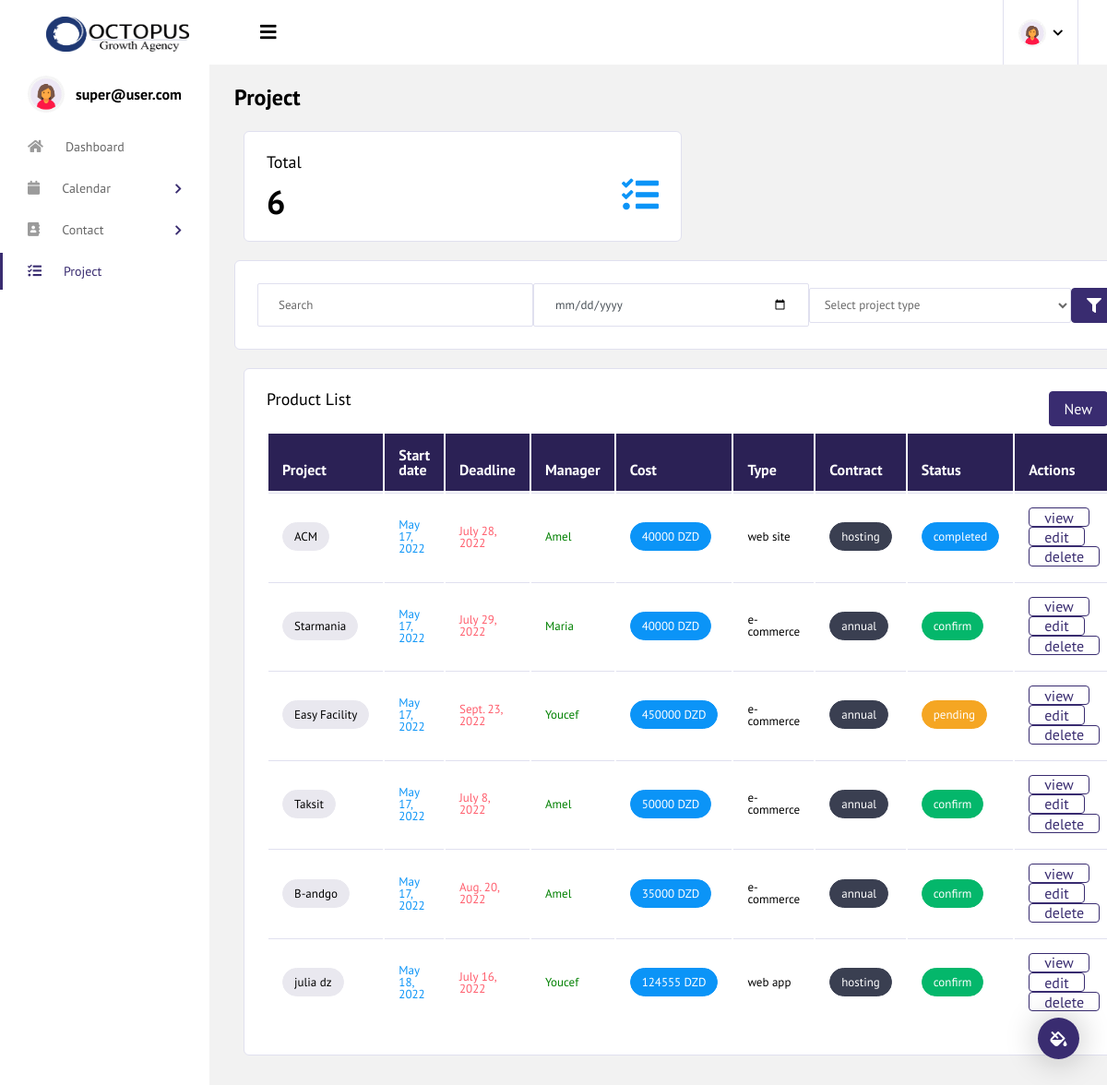
The app's page /project/projectlist (signed in), older data.
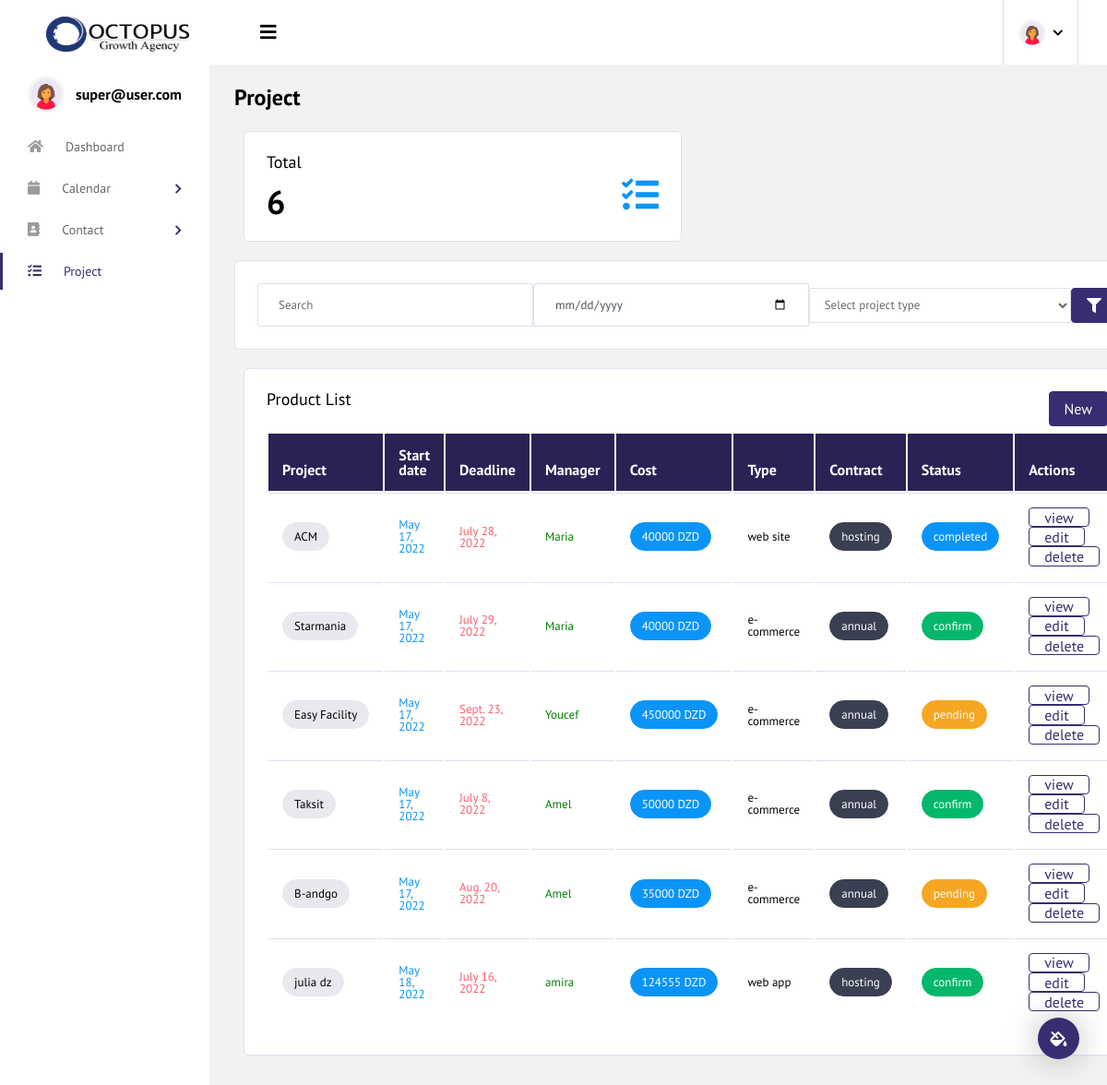
The same page, newer data.
### project/models.py (models this page shows, shortened)
class Project (models.Model):
    name                    = models.CharField(max_length=254, blank=True)
    company                 = models.ForeignKey(Company, blank=True, null=True, on_delete=models.CASCADE)
    manager                 = models.ForeignKey(Employee, blank=True, null=True, on_delete=models.CASCADE)
    started_date            = models.DateField(blank=True, null=True)
    deadline                = models.DateField(blank=True, null=True)
    project_type            = models.CharField(choices=PROJECT_TYPE_CHOICES, max_length=2, blank=True, null=True)
    contract                = models.CharField(choices=CONTRACT_TYPE_CHOICES, max_length=2, blank=True, null=True)
    contract_expiration     = models.DateField(blank=True, null=True)
    cost                    = models.DecimalField(max_digits=20 , decimal_places=0, blank=True, null=True)
    status                  = models.CharField(choices=STATUS_TYPE_CHOICES, max_length=2, blank=True, null=True)
    description             = tinymce_models.HTMLField( blank=True, null=True)

### contact/models.py (models this page shows, shortened)
class Employee(models.Model):
    name         = models.CharField(max_length=254)
    company      = models.ForeignKey(Company, blank=True, null=True, on_delete=models.CASCADE)
    decision     = models.CharField(choices=DECISION_TYPE_CHOICES, max_length=2, blank=True, null=True)
    mobile       = models.CharField(max_length=13, blank=True, null=True)
    email        = models.EmailField(max_length=254, blank=True, null=True)
    address      = models.CharField(max_length=250, blank=True, null=True)
    source       = models.CharField( max_length=250, blank=True, null=True)
    project_type = models.CharField(choices=PROJECT_TYPE_CHOICES, max_length=2, blank=True, null=True)
    collab_start = models.DateField(blank=True, null=True)
    created      = models.DateField(auto_now=True)
    updated      = models.DateField(auto_now_add=True)
    def __str__(self):
        return self.name

### project/views.py (the view)
# urls.py: path('projectlist', login_required(ProjectListView.as_view()), name='projectlist'),
class ProjectListView(RedirectPermissionRequiredMixin,ListView):
    template_name= "project_list.html"
    model = Project
    permission_required= 'project.view_project'
    def get_context_data(self, **kwargs):
        context = super(ProjectListView, self).get_context_data(**kwargs)
        context["project_count"] =Project.objects.all().count()
        filters=ProjectFilter(self.request.GET, queryset=Project.objects.all())
        context["projects"] = filters.qs
        return context

### project/templates/project_list.html (shortened to what the changed rows need)
{% extends "base.html" %}
{% load static %}
{% block content %}
<div class="content-wrapper">
    <div class="col-md-6 grid-margin">
        <div class="card">
            <div class="card-body">
                <div class="d-flex justify-content-between align-items-center">
                    <div class="d-inline-block pt-3">
                        <div class="d-md-flex">
                            <h2 class="mb-0">{{ project_count }} </h2>
                        </div>
                    </div>
                </div>
            </div>
        </div>
    </div>
<div class="col-lg-12 grid-margin stretch-card">
    <div class="card">
        <div class="card-body">
            <a href="{% url 'project:addproject' %}" > <button type="submit" class="btn btn-primary mr-2" style="float:right;"> New</button><a>
          <div class="row">
            <div class="col-12">
              <div class="table-responsive">
                <div id="order-listing_wrapper" class="dataTables_wrapper container-fluid dt-bootstrap4 no-footer">
                    <div class="row">
                            <div class="row">
                                <div class="col-sm-12">
                                    <table id="order-listing" class="table dataTable no-footer" role="grid" aria-describedby="order-listing_info">
                                        <thead style="background-color: #2b2155; color:#fff;">
                                            <tr role="row">
                                                <th style="width:200px;">Project</th>
                                                <th style="width:200px;">Start date</th>
                                                <th style="width:200px;">Deadline</th>
                                                <th style="width:200px;">Manager</th>
                                                <th style="width:200px;">Cost</th>
                                                <th style="width:200px;">Type</th>
                                                <th style="width:200px;">Contract</th>
                                                <th style="width:200px;">Status</th>
                                                <th style="width:200px;">Actions</th>
                                            </tr>
                                        </thead>
                                        <tbody>
                                        {% for project in projects %}
                                        <tr role="row" class="odd">
                                                <td > <span class="badge badge-pill badge-light">{{project.name}} </span></td>
                                                <td> <span  class="d-block text-info">{{project.started_date}}</span></td>
                                                <td ><span  class="d-block text-danger"> {{project.deadline}} </span></td>
                                                <td><span class="  text-success"> <a href="{% url 'contact:clientdetail' project.manager.pk %}" style=" text-decoration:none; color:green;"> {{project.manager}} </a></span></td>
                                                <td><span  class="badge badge-pill badge-info"> {{project.cost}} DZD</span> </td>
                                                <td> {{project.get_project_type_display}}</td>
                                                <td> <span  class="badge badge-pill badge-dark">{{project.get_contract_display}}</span></td>
                                                <td>
                                                    {% if project.get_status_display == 'confirm' %}
                                                            <span class="badge badge-pill badge-success"> {{project.get_status_display}}</span>
                                                    {% elif project.get_status_display == 'completed' %}
                                                            <span class="badge badge-pill badge-info">{{project.get_status_display}}</span>
                                                    {% else  %}
                                                            <span class="badge badge-pill badge-warning">{{project.get_status_display}}</span>
                                                    {% endif %}
                                                <td>
                                                <a href="{% url 'project:projectdetail' project.pk %}">
                                                <button class="btn btn-outline-primary">view</button></a>
                                                <a href="{% url 'project:editproject' project.pk %}">
                                                <button class="btn btn-outline-primary">edit</button></a>
                                                <a href="{% url 'project:projectdelete' project.pk %}">
                                                    <button class="btn btn-outline-primary">delete</button></a>
                                                </td>
                                            </tr>
                                        {% endfor %}
                                        </tbody>
                                        </table>
                                    </div>
                                </div>
                            </div>
                                    </div>
                                    </div>
                                    </div>
                                </div>
                                </div>
                            </div>
</div>
</div>
{% endblock content %}

Row changes from the older to the newer data that the page shows:
changed Project "ACM": manager "Amel" → "Maria"
changed Project "B-andgo": status "confirm" → "pending"
changed Project "julia dz": manager "Youcef" → "amira"
